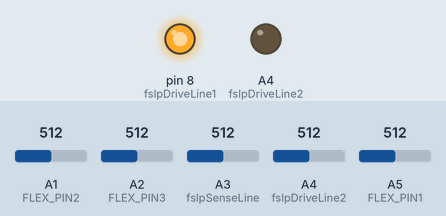
Bench run of a sketch on a simulated Arduino Uno, built with avr-gcc and run on an emulated ATmega328P. On the bench: output pins drawn as LEDs (lit = HIGH). The inputs (shaded band) are chosen by the test bench; at power-on: A1 (FLEX_PIN2) = 512, A2 (FLEX_PIN3) = 512, A3 (fslpSenseLine) = 512, A4 (fslpDriveLine2) = 512, A5 (FLEX_PIN1) = 512. What the sketch prints to the serial monitor is not drawn. At 0.3 s the program stops and its outputs stay as they are.

Above: at 0.1 s.
Timing chart, 0 to 1.6 s (numbered marks = the images above):
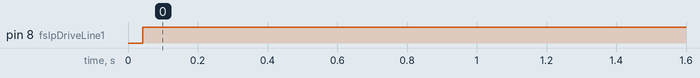

The sketch:

tutle_neck.ino
```cpp
#include <SoftwareSerial.h>   // 시리얼통신 라이브러리 호출
#define FLEX_PIN1 A5
#define FLEX_PIN2 A1
#define FLEX_PIN3 A2
#define BLUE_TX 2
#define BLUE_RX 3
const int fslpSenseLine = A3;
const int fslpDriveLine1 = 8;
const int fslpDriveLine2 = A4;
const int fslpBotR0 = 9;

SoftwareSerial mySerial(BLUE_TX, BLUE_RX);  //시리얼 통신을 위한 객체선언

void setup(){
  Serial.begin(9600);
  mySerial.begin(9600);
  //delay(1000);
}
char data[13] = {0,};
//flex값 3바이트 필요
void loop()
{
  int pressure, position;
  pressure = fslpGetPressure();
  int flexVal = analogRead(FLEX_PIN1);
  int flexVal2 = analogRead(FLEX_PIN2);
  int flexVal3 = analogRead(FLEX_PIN3);
  if (pressure == 0)
  {
    position = 0;
  }
  else
  {
    position = fslpGetPosition();  // Raw reading, from 0 to 1023.
  }

  sprintf(data,"%03d%03d%03d%03d",flexVal,flexVal2,flexVal3,pressure);

  Serial.println(data);
  mySerial.print(data);
  delay(1500);
}

int fslpGetPosition()
{
  pinMode(fslpSenseLine, OUTPUT);
  digitalWrite(fslpSenseLine, LOW);

  pinMode(fslpDriveLine1, OUTPUT);
  digitalWrite(fslpDriveLine1, LOW);

  pinMode(fslpDriveLine2, OUTPUT);
  digitalWrite(fslpDriveLine2, LOW);

  pinMode(fslpBotR0, OUTPUT);
  digitalWrite(fslpBotR0, LOW);

  digitalWrite(fslpDriveLine1, HIGH);
  pinMode(fslpBotR0, INPUT);
  pinMode(fslpSenseLine, INPUT);

  delayMicroseconds(10);

  analogReset();
  return analogRead(fslpSenseLine);
}

int fslpGetPressure()
{
  pinMode(fslpDriveLine1, OUTPUT);
  digitalWrite(fslpDriveLine1, HIGH);

  pinMode(fslpBotR0, OUTPUT);
  digitalWrite(fslpBotR0, LOW);

  pinMode(fslpSenseLine, INPUT);

  pinMode(fslpDriveLine2, INPUT);

  delayMicroseconds(10);

  analogReset();
  int v1 = analogRead(fslpDriveLine2);
  analogReset();
  int v2 = analogRead(fslpSenseLine);

  if (v1 == v2)
  {
    return 32 * 1023;
  }
  return 32 * v2 / (v1 - v2);
}

void analogReset()
{
#if defined(ADMUX)
#if defined(ADCSRB) && defined(MUX5)
    ADCSRB |= (1 << MUX5);
#endif
    ADMUX = 0x1F;
    ADCSRA |= (1 << ADSC);
    loop_until_bit_is_clear(ADCSRA, ADSC);
#endif
}
```

Measured:
- by itself, pin 8 (fslpDriveLine1): LOW → HIGH at 0.04 s
